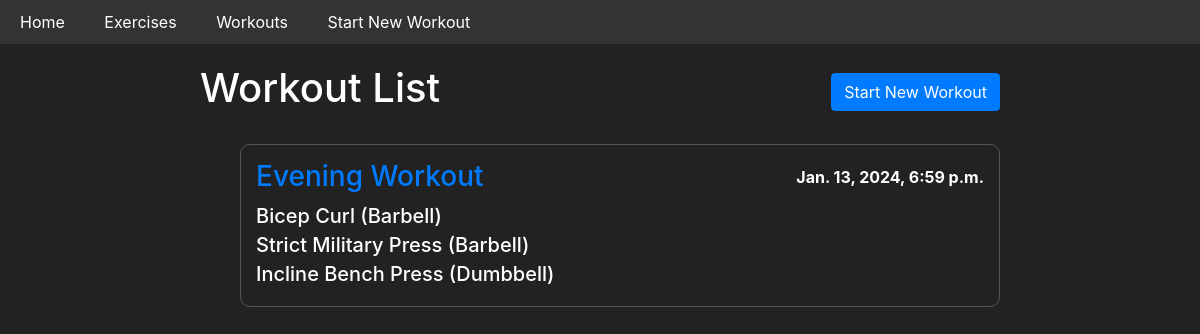
/gym/workouts/, run on the app's committed database.
### gym/models.py (models this page shows, shortened)
class Workout(models.Model):
    name = models.CharField(max_length=100, blank=True)
    date_created = models.DateTimeField(auto_now_add=True)
    exercises = models.ManyToManyField(Exercise, through=WorkoutExercise, blank=True)

class WorkoutExercise(models.Model):
    workout = models.ForeignKey('Workout', on_delete=models.CASCADE)
    exercise = models.ForeignKey(Exercise, on_delete=models.CASCADE)
    sets = models.ManyToManyField(Set, blank=True)

class Exercise(models.Model):
    id = models.BigAutoField(primary_key=True)
    name = models.CharField(max_length=60)
    description = models.TextField()
    CATEGORY_CHOICES = [
        ('Barbell', 'barbell'),
        ('Dumbbell', 'dumbbell'),
        ('Machine / Other', 'machine'),
        ('Weighted Bodyweight', 'weighted_bw'),
        ('Assisted Bodyweight', 'assisted_bw'),
        ('Reps Only', 'reps'),
        ('Cardio', 'cardio'),
        ('Duration', 'duration'),
    ]
    category = models.CharField(max_length=30, choices=CATEGORY_CHOICES)
    BODYPART_CHOICES = [
        ('Core', 'core'),
        ('Arms', 'arms'),
        ('Back', 'back'),
        ('Chest', 'chest'),
        ('Legs', 'legs'),
        ('Shoulders', 'shoulders'),
        ('Other', 'other'),
        ('Olympic', 'olympic'),
        ('Full Body', 'fullbody'),
        ('Cardio', 'cardio'),
    ]
    bodypart = models.CharField(max_length=30, choices=BODYPART_CHOICES)

### gym/views.py (the view)
# urls.py: path('workouts/', WorkoutListView.as_view(), name='workout_list'),
class WorkoutListView(ListView):
    model = Workout
    template_name = 'workout_list.html'
    context_object_name = 'workouts'
    ordering = ['-date_created']

### gym/templates/workout_list.html (shortened to what this page needs)
{% extends 'base_generic.html' %}
{% load static %}
{% block head %}
    <link rel="stylesheet" href="{% static 'css/workout_list.css' %}">
{% endblock %}
{% block content %}
  <div class="workout-list-container">
    <div class="header-container mb-4">
      <h1>Workout List</h1>
      <a href="{% url 'start_new_workout' %}" class="btn btn-primary">Start New Workout</a>
    </div>
    {% if workouts %}
      <ul>
        {% for workout in workouts %}
          <a href="{% url 'workout_detail' workout.id %}" class="workout-link">
            <div class="workout-item">
              <div class="workout-header">
                <h3 class="text-primary">{{ workout.name }}</h3>
                <p><strong>{{ workout.date_created }}</strong></p>
              </div>
              <ul>
                {% for workout_exercise in workout.workoutexercise_set.all %}
                  <li>
                    <h5>{{ workout_exercise.exercise.name }}</h5>
                  </li>
                {% endfor %}
              </ul>
            </div>
          </a>
        {% endfor %}
      </ul>
    {% else %}
      <p>No workouts available.</p>
    {% endif %}
  </div>
{% endblock %}

### gym/static/css/main_styles.css (style rules this page uses)
body { background-color: #222; color: #fff; }
.btn { color: #fff; }

### gym/static/css/workout_list.css (style rules this page uses)
.workout-list-container { max-width: 800px; margin: 0 auto; }
.header-container { display: flex; justify-content: space-between; align-items: center; margin-bottom: 20px; }
.workout-item { border: 1px solid #555; border-radius: 10px; padding: 15px; margin-bottom: 20px; }
.workout-header { display: flex; justify-content: space-between; align-items: center; margin-bottom: 10px; }
.workout-header h3 { margin: 0; }
.workout-header p { margin: 0; }
.workout-item ul { list-style: none; padding: 0; margin-top: 10px; }
.workout-item li { margin-bottom: 5px; }
.workout-item li h5 { margin-bottom: 5px; }
.workout-link { text-decoration: none; color: inherit; transition: color 0.3s; }

### data on the page
Workout: name "Evening Workout", date_created "Jan. 13, 2024, 6:59 p.m."
WorkoutExercise: exercise.name "Bicep Curl (Barbell)"
WorkoutExercise: exercise.name "Strict Military Press (Barbell)"
WorkoutExercise: exercise.name "Incline Bench Press (Dumbbell)"
